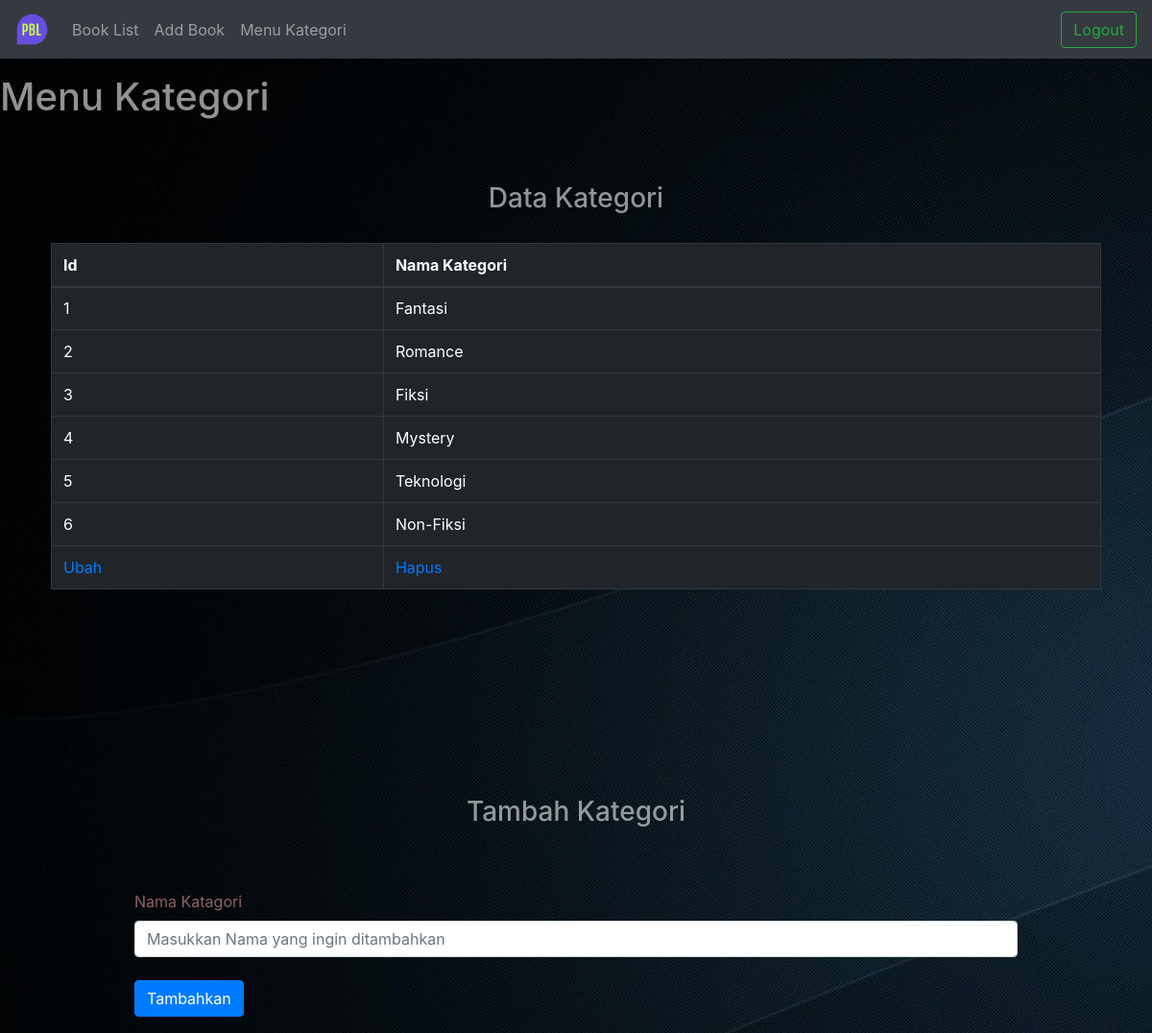
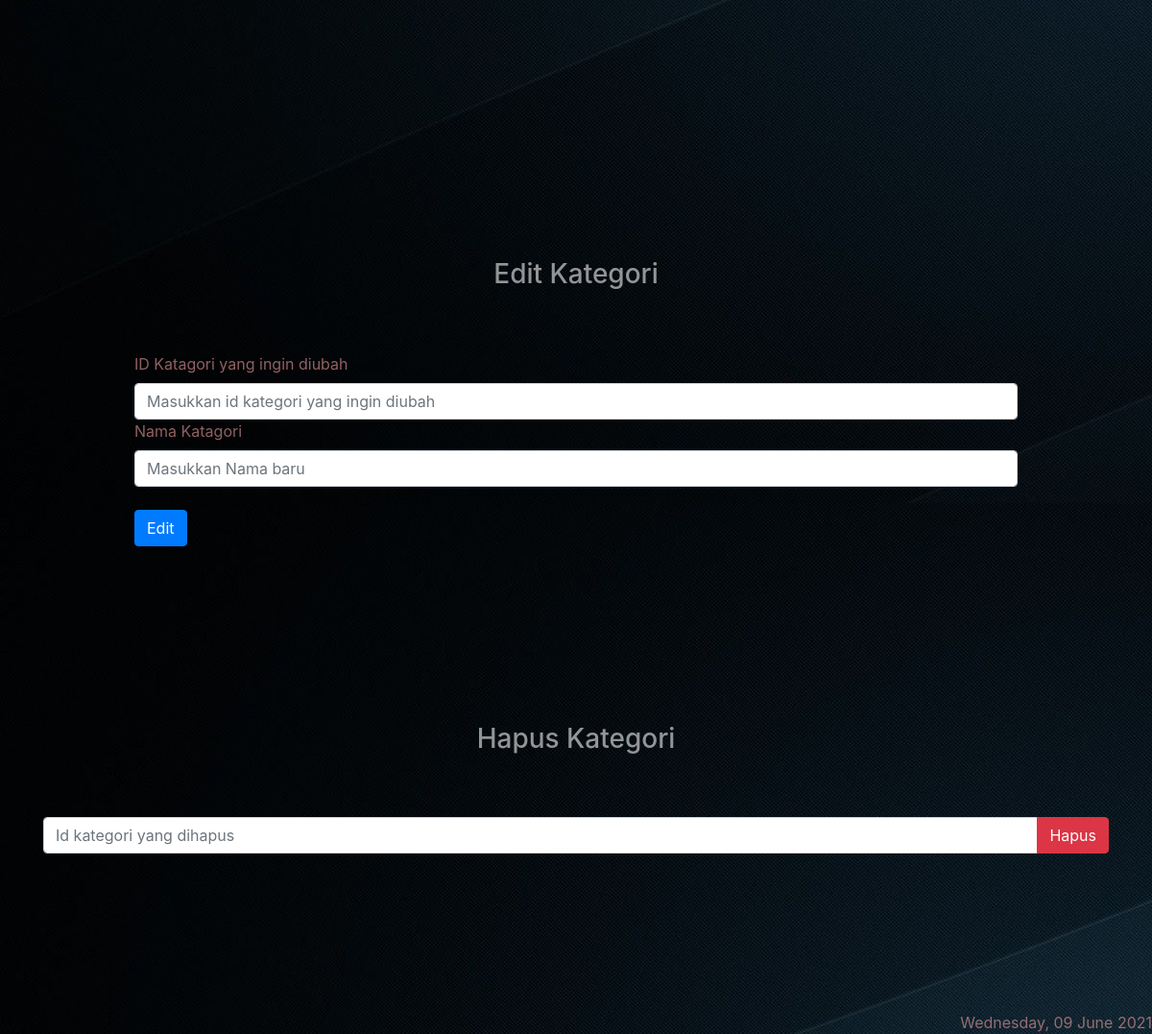
Screenshot of /dashboard/kategori.php (signed in) with the database file from the repository (2 pictures, top to bottom).
### tables this page shows
CREATE TABLE `kategori` (
  `id_cat` int(11) NOT NULL,
  `nama_kategori` varchar(50) NOT NULL
);

### dashboard/proses.php (called while the page is built, shortened)
<?php
    $connect = mysqli_connect("localhost","root","root","dashboard1");
    function querytampil($datas){
        global $connect;
        $dok = mysqli_query($connect , $datas);
        $field = [];
        while($data = mysqli_fetch_assoc($dok) ){
            $field [] = $data;
        }
        return $field;
    }
?>

### dashboard/kategori.php (the view, shortened to what this page needs)
<?php require_once('../template/Dasheader.php')?>
<?php
    require 'proses.php';
    $data = querytampil("SELECT * FROM kategori ORDER BY id_cat ASC");
?>
        <h1 class="mt-3">Menu Kategori</h1>
        <hr>
        <h3 class="text-center mt-5"> Data Kategori</h3>
        <hr class="mb-2">
        <div class="container kategori" id="data">
        <div class="table-responsive-sm  mx-2 pt-1">
            <table class="table table-bordered table-dark">
                <thead>
                    <tr>
                        <th scope="col">Id</th>
                        <th scope="col">Nama Kategori</th>
                    </tr>
                </thead>
                <tbody>
                    <tr>
                    <?php foreach($data as $buku) : ?>
                    <tr>
                        <td scope="row"><?= $buku["id_cat"] ?></td>
                        <td><?= $buku["nama_kategori"] ?></td>
                    </tr>
                    <?php endforeach; ?>
                    <tr>
                    <td><a href="#edit">Ubah</a></td>
                    <td><a href="#hapus">Hapus</a></td>
                    </tr>
                </tbody>
            </table>
        </div>
        </div>
        <section>
            <div class="container mt-3 pt-3 kategori" >
                <div class="row justify-content-center  mt-5">
                    <div class="col col-sm-8">
                        <h3 class="text-center"> Tambah Kategori</h3>
                        <hr class="mb-5">
                    </div>
                </div>
                <div class="row  justify-content-center">
                    <div class="col-sm-10">
                        <form action="" Method="POST">
                            <div class="form-gorup">
                                <label for="Nama-kategori">Nama Katagori</label>
                                <input class="form-control" type="text" name="nama" id="Nama-kategori" placeholder="Masukkan Nama yang ingin ditambahkan" required autocomplete="off">
                            </div>
                            <br>
                            <button class="btn btn-primary" type="submit" name="tambah_kategori">Tambahkan</button>
                        </form>
                    </div>
                </div>
            </div>
        </section>
        <section id="edit">
            <div class="container mt-3 pt-3 kategori">
                <div class="row justify-content-center  mt-5">
                    <div class="col col-sm-8">
                        <h3 class="text-center"> Edit Kategori</h3>
                        <hr class="mb-5">
                    </div>
                </div>
                <div class="row  justify-content-center">
                    <div class="col-sm-10">
                        <form action="" Method="POST">
                            <div class="form-gorup">
                                <label for="id">ID Katagori yang ingin diubah</label>
                                <input class="form-control " type="text" name="id" id="id" placeholder="Masukkan id kategori yang ingin diubah"required autocomplete="off">
                            </div>
                            <div class="form-gorup">
                                <label for="Nama-kategori">Nama Katagori</label>
                                <input class="form-control" type="text" name="nama" id="Nama-kategori" placeholder="Masukkan Nama baru" required autocomplete="off">
                            </div>
                            <br>
                            <button class="btn btn-primary" type="submit" name="edit_kategori">Edit</button>
                        </form>
                    </div>
                </div>
            </div>
        </section>
        <section id="hapus">
            <div class="container">
                <div class="row justify-content-center  mt-5">
                    <div class="col col-sm-7">
                        <h3 class="text-center"> Hapus Kategori</h3>
                        <hr class="mb-5">
                    </div>
                </div>
                <div class="row justify-content-center">
                    <div class="col">
                        <form action="" method="POST">
                            <div class="input-group">
                                <input type="number" class="form-control" name="id" placeholder="Id kategori yang dihapus" autocomplete="off">
                                <div class="input-group-append">
                                    <button type="submit" name="hapus_kategori" class="btn btn-danger"  onclick="return confirm('Yakin? Tekan OK bila sudah menginput Id dengan benar');">Hapus</button>
                                </div>
                            </div>
                        </form>
                    </div>
                </div>
            </div>
        </section>
<?php require_once('../template/footer1.php') ?>

### template/1.css (style rules this page uses)
table { background: rgba(255, 251, 251, 0.274); }
body { background-image: url(../bck.jpg); }
.kategori { min-height: 500px; }
#hapus { min-height : 300px; }
h1, h2, h3 , p { color : rgba(255, 255, 255, 0.568) }
label , footer { color : rgba(236, 159, 159, 0.603); }

### rows the page displays
kategori: id_cat "1", nama_kategori "Fantasi"
kategori: id_cat "2", nama_kategori "Romance"
kategori: id_cat "3", nama_kategori "Fiksi"
kategori: id_cat "4", nama_kategori "Mystery"
kategori: id_cat "5", nama_kategori "Teknologi"
kategori: id_cat "6", nama_kategori "Non-Fiksi"
